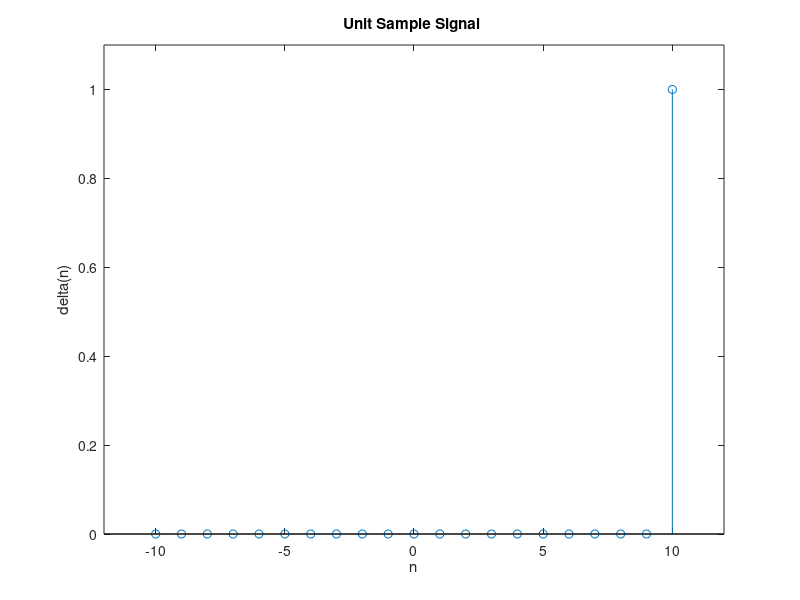

The MATLAB script that drew this image:
close all
clear all
clc

n= -10:10;
f=(n==10);
stem(n,f)

xlabel('n');
ylabel('delta(n)');
title('Unit Sample Signal ');
axis([-12 12 0 1.1])
